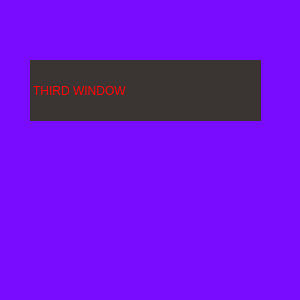
<?xml version="1.0" encoding="UTF-8"?>
<ui version="4.0">
 <class>MainWindow</class>
 <widget class="QMainWindow" name="MainWindow">
  <property name="geometry">
   <rect>
    <x>0</x>
    <y>0</y>
    <width>300</width>
    <height>300</height>
   </rect>
  </property>
  <property name="windowTitle">
   <string>MainWindow</string>
  </property>
  <property name="styleSheet">
   <string notr="true">background-color: rgb(121, 11, 255);</string>
  </property>
  <widget class="QWidget" name="centralwidget">
   <widget class="QLabel" name="label_2">
    <property name="geometry">
     <rect>
      <x>30</x>
      <y>60</y>
      <width>231</width>
      <height>61</height>
     </rect>
    </property>
    <property name="styleSheet">
     <string notr="true">color: rgb(255, 3, 7);
font: 20pt &quot;MS Shell Dlg 2&quot;;
font: 14pt &quot;Snap ITC&quot;;
background-color: rgb(58, 53, 51);</string>
    </property>
    <property name="text">
     <string> THIRD WINDOW</string>
    </property>
   </widget>
  </widget>
  <widget class="QMenuBar" name="menubar">
   <property name="geometry">
    <rect>
     <x>0</x>
     <y>0</y>
     <width>300</width>
     <height>21</height>
    </rect>
   </property>
  </widget>
  <widget class="QStatusBar" name="statusbar"/>
 </widget>
 <resources/>
 <connections/>
</ui>
